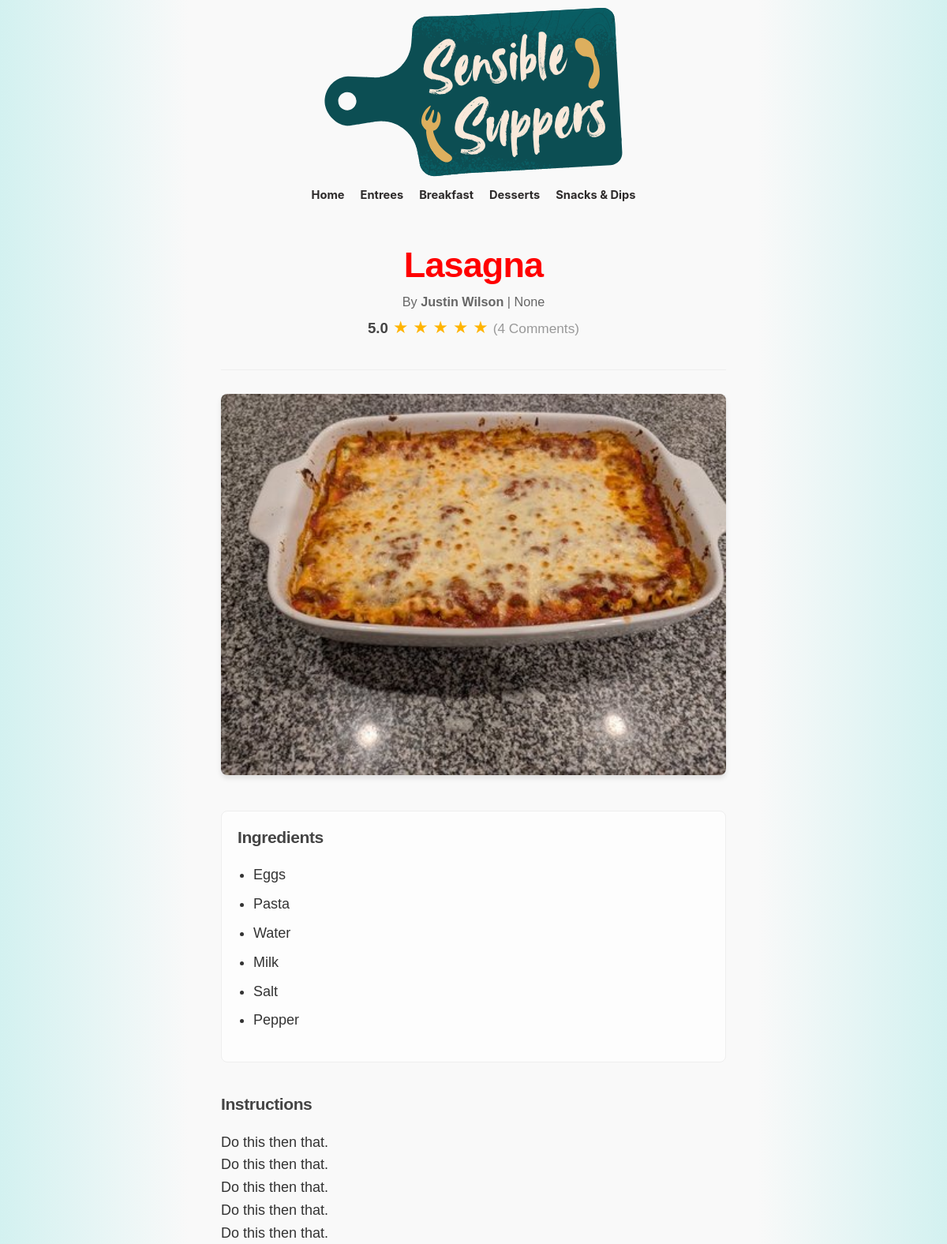
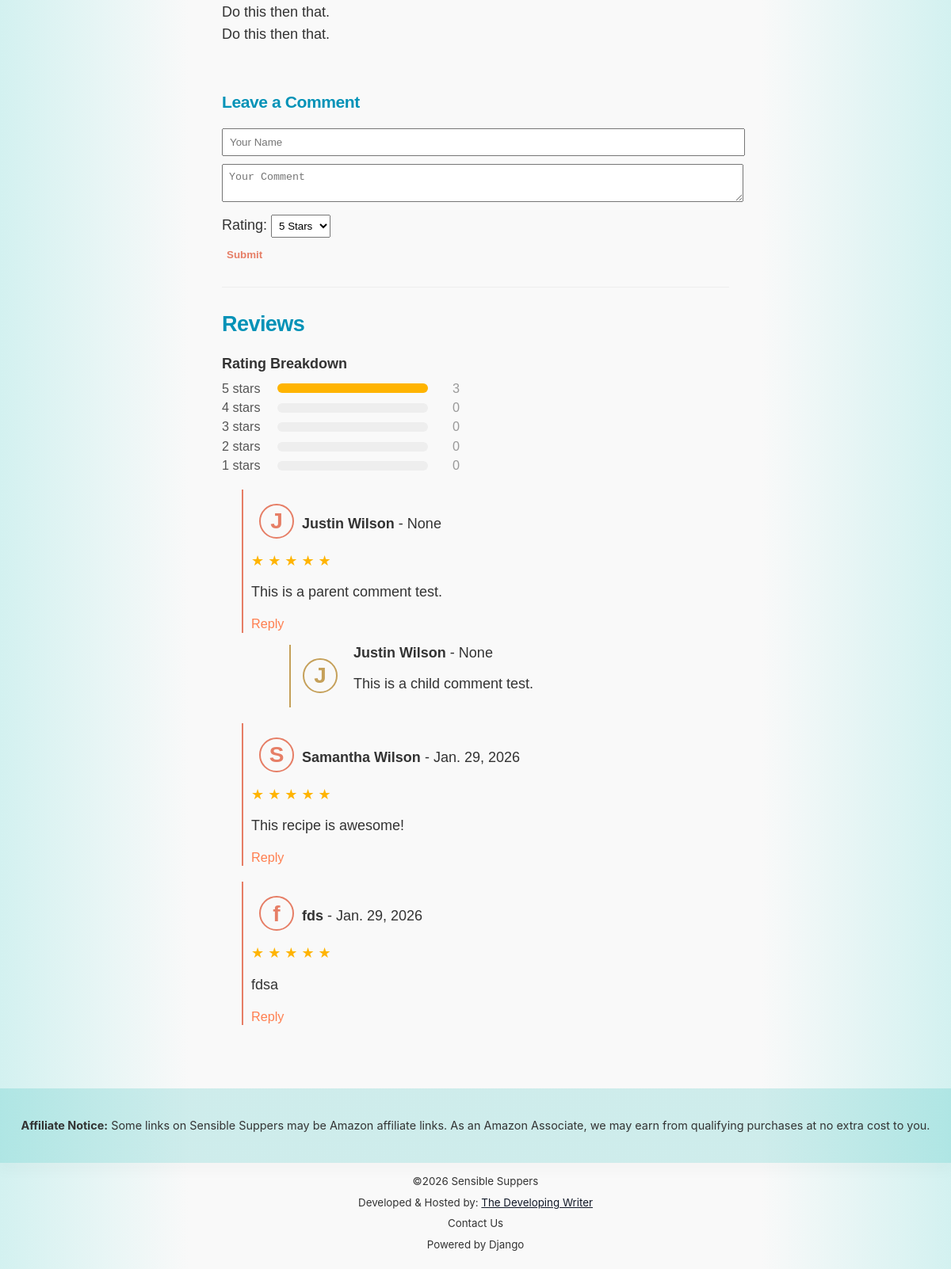
Screenshot of /recipe/lasagna/ with the database file from the repository (2 pictures, top to bottom).
### SensibleSuppers/models.py (models this page shows, shortened)
class RecipeArticle(models.Model):
    MEAL_TYPE = [
        ('Breakfast', 'Breakfast'),
        ('Sides', 'Sides, Dips, and Appetizers'),
        ('Entree', 'Entree'),
        ('Dessert', 'Dessert'),
    ]
    title = models.CharField(max_length=200, help_text="Recipe Title")
    slug = models.SlugField(unique=True, help_text="URL-friendly version of the title")
    author = models.CharField(max_length=200, help_text="Your First and Last Names")
    mealtype = models.CharField(max_length=20, choices=MEAL_TYPE, default='Entree')
    date_added = models.DateField(auto_now_add=True)
    date_updated = models.DateField(auto_now=True)
    recipe_ingredients = models.TextField(blank=True,null=True, help_text="Enter key ingredients on separate lines")
    recipe_instructions = models.TextField(blank=True, null=True, help_text="Step-by-step cooking instructions")
    recipe_short_card_description = models.TextField(blank=True, null=True, help_text="Short description for cards")
    description_blurb_1 = models.TextField(blank=True, help_text="1st Description")
    recipe_image_1 = models.ImageField(upload_to='recipe_photos/', blank=True)
    description_blurb_2 = models.TextField(blank=True, help_text="2nd Description")
    recipe_image_2 = models.ImageField(upload_to='recipe_photos/', blank=True)
    description_blurb_3 = models.TextField(blank=True, help_text="3rd Description")
    recipe_image_3 = models.ImageField(upload_to='recipe_photos/', blank=True)
    description_blurb_4 = models.TextField(blank=True, help_text="4th Description")
    recipe_image_4 = models.ImageField(upload_to='recipe_photos/', blank=True)
    description_blurb_5 = models.TextField(blank=True, help_text="5th Description")
    recipe_image_5 = models.ImageField(upload_to='recipe_photos/', blank=True)
    recipe_video = models.URLField(blank=True, null=True, help_text="Optional YouTube Video")
    class Meta:
        ordering = ['-date_added']
        verbose_name = "Recipe Article"
    def get_content_blocks(self):
        blocks = [
            (self.description_blurb_1, self.recipe_image_1),
            (self.description_blurb_2, self.recipe_image_2),
            (self.description_blurb_3, self.recipe_image_3),
            (self.description_blurb_4, self.recipe_image_4),
            (self.description_blurb_5, self.recipe_image_5),
        ]
        return [b for b in blocks if b[0] or b[1]]

class Comment(models.Model):
    post = models.ForeignKey(RecipeArticle, related_name="comments", on_delete=models.CASCADE)
    name = models.CharField(max_length=255)
    body = models.TextField()
    date_added = models.DateField(auto_now_add=True)
    parent = models.ForeignKey('self', null=True, blank=True, related_name='replies', on_delete=models.CASCADE)
    rating = models.IntegerField(
        default=5,
        validators=[MinValueValidator(1), MaxValueValidator(5)],
        null=True, blank=True
    )

### SensibleSuppers/views.py (the view, shortened to what this page needs)
# urls.py: path('recipe/<slug:slug>/', RecipeDetailView.as_view(), name='recipe_detail'),
class RecipeDetailView(DetailView):
    model = RecipeArticle
    template_name = 'recipe_detail.html'
    context_object_name = 'recipe'
    def get_context_data(self, **kwargs):
        context = super().get_context_data(**kwargs)
        comments = self.object.comments.filter(parent__isnull=True).exclude(rating__isnull=True)
        total_count = comments.count()
        avg_rating = comments.aggregate(Avg('rating'))['rating__avg']
        context['average_rating'] = round(avg_rating, 1) if avg_rating else 0
        context['total_ratings'] = total_count
        breakdown = []
        for i in range(5, 0, -1):
            count = comments.filter(rating=i).count()
            percentage = int((count / total_count * 100)) if total_count > 0 else 0
            breakdown.append({
                'stars': i,
                'count': count,
                'percentage': percentage
            })
        context['rating_breakdown'] = breakdown
        return context

### SensibleSuppers/templates/recipe_detail.html (shortened to what this page needs)
{% extends 'base.html' %}
{% block content %}
<article>
    <header style="text-align: center; margin-bottom: 40px;">
        <h1 class="recipe-title" style="font-size: 2.5em; margin: 10px 0;">{{ recipe.title }}</h1>
         <div style="color: #666; font-size: 0.9em;">
            By <strong>{{ recipe.author }}</strong> | {{ recipe.date_added }}
        </div>
        <div class="rating-summary" style="margin: 10px 0; color: #ffb400; font-size: 1.2em;">
    {% if average_rating > 0 %}
        <span style="color: #444; font-weight: bold; font-size: 14pt;">{{ average_rating }}</span>
        {% for i in "12345" %}
            {% if average_rating >= forloop.counter %}
                ★ {% elif average_rating > forloop.counter0 %}
                ☆ {% else %}
                ☆ {% endif %}
        {% endfor %}
        <span style="color: #999; font-size: 0.8em;">({{ recipe.comments.count }} Comments)</span>
    {% else %}
        <span style="color: #999; font-size: 0.8em;">No ratings yet</span>
    {% endif %}
</div>
    </header>
    <hr style="border: 0; border-top: 1px solid #eee; margin: 30px 0;">
    <div class="recipe-story">
        {% for text, image in recipe.get_content_blocks %}
            <div style="margin-bottom: 40px;">
                {% if image %}
                    <figure style="margin: 0;">
                        <img src="{{ image.url }}" alt="Recipe step" style="width: 100%; height: auto; border-radius: 8px; box-shadow: 0 4px 6px rgba(0,0,0,0.1);">
                    </figure>
                {% endif %}
            </div>
        {% endfor %}
    </div>
    <div style="display: flex; gap: 40px; margin-bottom: 40px; flex-wrap: wrap;">
       <div style="flex: 1; min-width: 300px; background: #fdfdfd; padding: 20px; border-radius: 8px; border: 1px solid #eee;">
    <h3 style="margin-top: 0; color: #444;">Ingredients</h3>
    <ul style="line-height: 1.6; list-style-type: disc; padding-left: 20px; color: #333;">
        {% for line in recipe.recipe_ingredients.splitlines %}
            {% if line.strip %}
                <li style="margin-bottom: 8px;">{{ line }}</li>
            {% endif %}
        {% endfor %}
    </ul>
</div>
        <div style="flex: 1; min-width: 300px;">
            <h3 style="margin-top: 0; color: #444;">Instructions</h3>
            <div style="line-height: 1.6;">
                {{ recipe.recipe_instructions|linebreaks }}
            </div>
        </div>
    </div>
    <div id="main-comment-form">
        <h3>Leave a Comment</h3>
        <form method="post" action=".">
            <input type="text" name="name" placeholder="Your Name" required style="width: 100%; margin-bottom: 10px; padding: 8px;">
            <textarea name="body" placeholder="Your Comment" required style="width: 100%; margin-bottom: 10px; padding: 8px;"></textarea>
            <label>Rating:</label>
            <select name="rating" style="margin-bottom: 10px; padding: 5px;">
                <option value="5">5 Stars</option>
            </select>
            <br>
            <button class="btn-primary" type="submit">Submit</button>
        </form>
    </div>
    <hr style="margin: 30px 0; border: 0; border-top: 1px solid #eee;">
    <h2>Reviews</h2>
    <div class="rating-breakdown" style="max-width: 300px; margin: 20px 0;">
    <h4 style="margin-bottom: 10px;">Rating Breakdown</h4>
    {% for item in rating_breakdown %}
        <div style="display: flex; align-items: center; margin-bottom: 5px;">
            <div style="width: 60px; font-size: 0.9em; color: #555;">{{ item.stars }} stars</div>
            <div style="flex-grow: 1; background-color: #eeeeee; height: 12px; border-radius: 6px; margin: 0 10px; position: relative;">
    <div class="rating-fill" style="--bar-width: {{ item.percentage|default:0 }}%;"></div>
</div>
            <div style="width: 30px; font-size: 0.9em; color: #999; text-align: right;">{{ item.count }}</div>
        </div>
    {% endfor %}
</div>
    {% if not recipe.comments.all %}
        <p>No Comments Yet...</p>
    {% else %}
        {% for comment in recipe.comments.all %}
            {% if not comment.parent %}
            <div class="all-comments-container">
                    <div class="comment-container">
                            <div class="comment-body-container">
                                    <p><span class="circle-border-parent">{{ comment.name.0 }}</span><strong>{{ comment.name }}</strong> - {{ comment.date_added }}</p>
                                        <div style="color: #ffb400; margin: 5px 0;">
                                            {% if comment.rating %}
                                                {% for i in "12345" %}
                                                    {% if forloop.counter <= comment.rating %}★{% else %}☆{% endif %}
                                                {% endfor %}
                                            {% endif %}
                                        </div>
                                    <p class="comment-body">{{ comment.body }}</p>
                                    <button onclick="toggleForm('reply-{{ comment.id }}')" style="background: none; border: none; color: #FF7F50; cursor: pointer; padding: 0; font-size: 0.9em;">Reply</button>
                        </div>
                </div>
                    {% for reply in comment.replies.all %}
                        <div class="child-comment-container">
                            <div class="comment-initial-container">
                                <span class="circle-border-child">{{ reply.name.0 }}</span>
                            </div>
                            <div class="comment-body-container">
                                <strong>{{ reply.name }}</strong> - {{ reply.date_added }}
                                <p class="comment-body">{{ reply.body }}</p>
                                </div>
                        </div>
                    {% endfor %}
                </div>
            {% endif %}
        {% endfor %}
    {% endif %}
</div>
{% endblock %}

### SensibleSuppers/static/css/styles.css (style rules this page uses)
:root { --background-color:#f9f9f9; --font-color: #333; --primary-color: #0292b7; --second-color: #E67E66; --accent-color1: #c5a059; --accent-color2: }
html { background: linear-gradient( to right, #15b5b030 0%, #f9f9f9 20%, #f9f9f9 80%, #15b5b030 100%); min-height: 100%; }
body { background: transparent; margin: 0; padding: 0; font-family: 'Inter', -apple-system, BlinkMacSystemFont, "Segoe UI", Roboto, Helvetica, Arial, sans-serif; -webkit-font-smoothing: antialiased; -moz-osx-font-smoothing: grayscale; color: #333; line-height: 1.2; font-size: 18px; }
h1, h2, h3 { font-weight: 700;letter-spacing: -0.02em;color: var(--primary-color); }
p { color: #333 }
article { max-width: 800px; margin: 0 auto; padding: 20px; font-family: sans-serif; }
.btn-primary { background-color: transparent; color: var(--second-color); border: none; border-radius: 4px; font-weight:bold; transition: background 0.3s ease; }
.circle-border-parent { display: inline-flex; width: 40px; height: 40px; border: 2px solid var(--second-color); border-radius: 50%; justify-content: center; align-items: center; color: var(--second-color); font-weight: bold; margin: 0 10px; font-size: 21pt; }
.circle-border-child { display: inline-flex; width: 40px; height: 40px; border: 2px solid var(--accent-color1); border-radius: 50%; justify-content: center; align-items: center; color: var(--accent-color1); font-weight: bold; margin: 0 10px; font-size:21pt; }
.comment-body { display:flex; flex-direction: row; }
.all-comments-container { display:flex; flex-direction: column; margin-left:20px; padding-left: 5px; margin-bottom: 20px; }
.comment-container { flex-direction:row; border-left: 2px solid var(--second-color); }
.child-comment-container { display:flex; flex-direction: row; margin-left:60px; margin-top:15px; border-left: 2px solid var(--accent-color1); padding-left: 5px; }
.comment-initial-container { display:flex; align-items: center; }
.comment-body-container { margin-left: 10px; }
.rating-fill { background-color: #ffb400; height: 100%; border-radius: 6px; width: var(--bar-width); transition: width 0.5s ease-in-out; }
.recipe-title { color: red; }

### rows the page displays
RecipeArticle: title "Lasagna", author "Justin Wilson", date_added "None", comments.count "4", recipe_instructions "Do this then that. Do this then that. Do this then that. Do this then that. Do this then that. Do this then that. Do this then that."
Comment: name.0 "J", name "Justin Wilson", date_added "None", rating 5 (drawn), body "This is a parent comment test."
Comment: name.0 "J", name "Justin Wilson", date_added "None", body "This is a child comment test."
Comment: name.0 "S", name "Samantha Wilson", date_added "Jan. 29, 2026", rating 5 (drawn), body "This recipe is awesome!"
Comment: name.0 "f", name "fds", date_added "Jan. 29, 2026", rating 5 (drawn), body "fdsa"

### other values shown
{{ average_rating }} "5.0"
{{ line }} "Eggs" "Pasta" "Water" "Milk" "Salt" "Pepper"
{{ item.stars }} "5" "4" "3" "2" "1"
{{ item.count }} "3" "0" "0" "0" "0"
